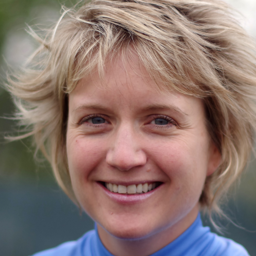
#> input picture Bicubic_SR/LR/09100.png, 256 x 256 px; its folder holds only this picture in this run
$ python bicubicSR.py
#> lines starting #> are read from the running program, lines starting #| are printed output that depends on the picture; after the words box and inside, x2 and y2 are one past the last pixel; in counts of white or black regions, pixels touching at a corner belong together
#> further down, img is the input picture: shape (256, 256, 3); mean B, G, R 112.1, 117.8, 138
import cv2
import numpy as np
import math
import sys, time
import os

# Interpolation kernel   插值内核
def u(s,a):
    if (abs(s) >=0) & (abs(s) <=1):
        return (a+2)*(abs(s)**3)-(a+3)*(abs(s)**2)+1
    elif (abs(s) > 1) & (abs(s) <= 2):
        return a*(abs(s)**3)-(5*a)*(abs(s)**2)+(8*a)*abs(s)-4*a
    return 0

#Paddnig
def padding(img,H,W,C):
#> called with H = 256, W = 256, C = 3
    zimg = np.zeros((H+4,W+4,C))
    zimg[2:H+2,2:W+2,:C] = img
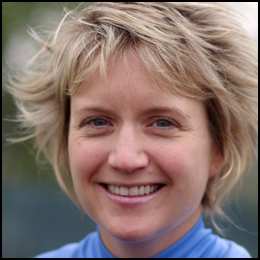
#> zimg: shape (260, 260, 3) float64; mean B, G, R 108.7, 114.2, 133.8
    #Pad the first/last two col and row
    zimg[2:H+2,0:2,:C]=img[:,0:1,:C]
    zimg[H+2:H+4,2:W+2,:]=img[H-1:H,:,:]
    zimg[2:H+2,W+2:W+4,:]=img[:,W-1:W,:]
    zimg[0:2,2:W+2,:C]=img[0:1,:,:C]
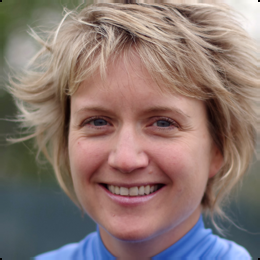
#> zimg: shape (260, 260, 3) float64; mean B, G, R 112.6, 118, 137.4
    #Pad the missing eight points
    zimg[0:2,0:2,:C]=img[0,0,:C]
#> zimg: shape (260, 260, 3) float64; 0.01% of pixels changed, all inside (x1, y1, x2, y2) = (0, 0, 2, 2)
    zimg[H+2:H+4,0:2,:C]=img[H-1,0,:C]
#> zimg: shape (260, 260, 3) float64; mean B, G, R 112.6, 118, 137.4
    zimg[H+2:H+4,W+2:W+4,:C]=img[H-1,W-1,:C]
#> zimg: shape (260, 260, 3) float64; mean B, G, R 112.6, 118, 137.4
    zimg[0:2,W+2:W+4,:C]=img[0,W-1,:C]
#> zimg: shape (260, 260, 3) float64; mean B, G, R 112.6, 118.1, 137.4
    return zimg

def get_progressbar_str(progress):
    END = 170
    MAX_LEN = 30
    BAR_LEN = int(MAX_LEN * progress)
    return ('Progress:[' + '=' * BAR_LEN +
            ('>' if BAR_LEN < MAX_LEN else '') +
            ' ' * (MAX_LEN - BAR_LEN) +
            '] %.1f%%' % (progress * 100.))

# Bicubic operation   双三次插值
def bicubic(img, ratio, a):
    #Get image size
    H,W,C = img.shape

    img = padding(img,H,W,C)
    #Create new image
    dH = math.floor(H*ratio)
#> dH = 1024
    dW = math.floor(W*ratio)
#> dW = 1024
    dst = np.zeros((dH, dW, 3))

    h = 1/ratio

    print('Start bicubic interpolation')
    print('It will take a little while...')
    inc = 0
    for c in range(C):
        for j in range(dH):
            for i in range(dW):
                x, y = i * h + 2 , j * h + 2

                x1 = 1 + x - math.floor(x)
                x2 = x - math.floor(x)
                x3 = math.floor(x) + 1 - x
                x4 = math.floor(x) + 2 - x

                y1 = 1 + y - math.floor(y)
                y2 = y - math.floor(y)
                y3 = math.floor(y) + 1 - y
                y4 = math.floor(y) + 2 - y

                mat_l = np.matrix([[u(x1,a),u(x2,a),u(x3,a),u(x4,a)]])
                mat_m = np.matrix([[img[int(y-y1),int(x-x1),c],img[int(y-y2),int(x-x1),c],img[int(y+y3),int(x-x1),c],img[int(y+y4),int(x-x1),c]],
                                   [img[int(y-y1),int(x-x2),c],img[int(y-y2),int(x-x2),c],img[int(y+y3),int(x-x2),c],img[int(y+y4),int(x-x2),c]],
                                   [img[int(y-y1),int(x+x3),c],img[int(y-y2),int(x+x3),c],img[int(y+y3),int(x+x3),c],img[int(y+y4),int(x+x3),c]],
                                   [img[int(y-y1),int(x+x4),c],img[int(y-y2),int(x+x4),c],img[int(y+y3),int(x+x4),c],img[int(y+y4),int(x+x4),c]]])
                mat_r = np.matrix([[u(y1,a)],[u(y2,a)],[u(y3,a)],[u(y4,a)]])
                dst[j, i, c] = np.dot(np.dot(mat_l, mat_m),mat_r)

                # Print progress
                inc = inc + 1
                sys.stderr.write('\r\033[K' + get_progressbar_str(inc/(C*dH*dW)))
                sys.stderr.flush()
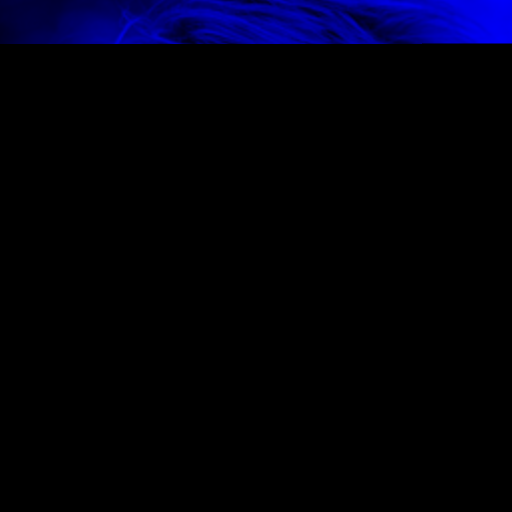
#> dst: shape (1024, 1024, 3) float64 (shown at 1/2 size); mean B, G, R 11.5, 0, 0
    sys.stderr.write('\n')
    sys.stderr.flush()
    return dst

# Scale factor
ratio = 4            # 放大倍数为4
# Coefficient
a = -1/2

# Read image
LR_dir = 'LR/'
SR_dir = 'SR/'
for i in os.listdir(LR_dir):
    img = cv2.imread(LR_dir+i)
#> (the run stopped early here; a loop or call above may not have finished)
